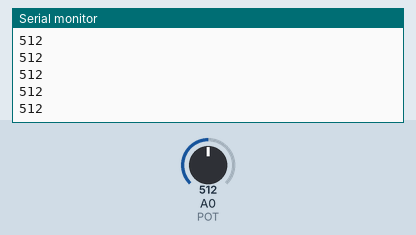
A sketch run on a simulated Arduino Uno, built with avr-gcc and run on an emulated ATmega328P. Shown: the last lines printed to the serial monitor. Inputs (shaded band) come from the test bench; at power-on: A0 (POT) = 512.

Above: at 1.2 s.
1.3 s: A0 (POT) set to 716
At 1.56 s:
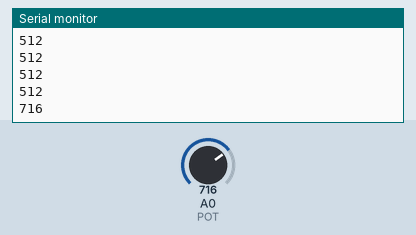
2.8 s: A0 (POT) set to 900
At 2.96 s:
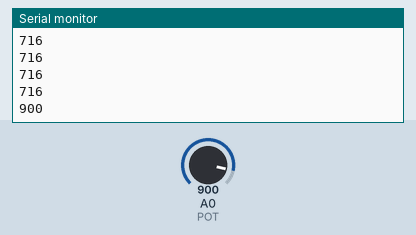
Timing chart, 0 to 5.8 s (numbered marks = the images above; inputs shaded):
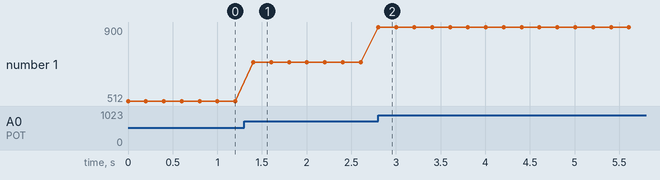

Measured:
- after the input at 1.3 s, the serial monitor: prints a new line after 0.10 s (image 1)
- after the input at 2.8 s, the serial monitor: prints a new line at once (image 2)
- plotted number 1: 512 → 716 after the input at 1.3 s, 716 → 900 after the input at 2.8 s

The sketch:

exp20_potentiometer_reading.ino
```cpp
const int POT = A0;   // Potentiometer middle pin connected to A0

void setup() {
  Serial.begin(9600);   // Start serial communication at 9600 baud
}

void loop() {
  int value = analogRead(POT);   // Read analog value (0 to 1023)
  Serial.println(value);         // Print the value on Serial Monitor
  delay(200);                    // Wait 200 ms before next reading
}
```
